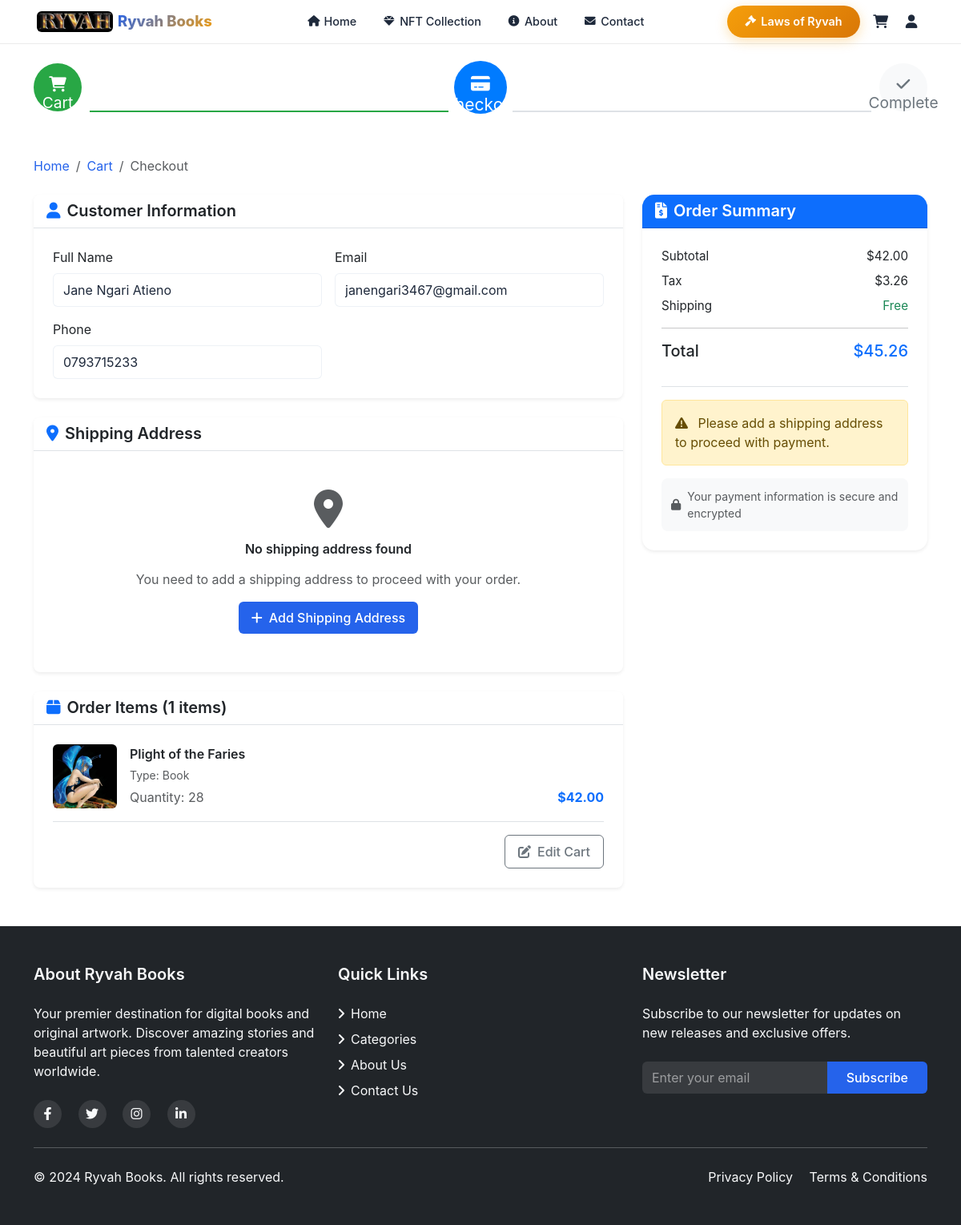
/checkout/index.php (signed in), run on the app's committed database.
### tables this page shows
CREATE TABLE IF NOT EXISTS `users` (
  `id` int NOT NULL AUTO_INCREMENT,
  `full_name` varchar(255) NOT NULL,
  `email` varchar(255) NOT NULL,
  `role` enum('Admin','Client','Employee') NOT NULL DEFAULT 'Client',
  `password` varchar(255) NOT NULL,
  `phone` varchar(20) DEFAULT NULL,
  `encryption_key` varchar(255) NOT NULL,
  `salt` varchar(255) NOT NULL,
  `iv` varchar(255) NOT NULL,
  `address` text,
  `city` varchar(100) DEFAULT NULL,
  `state` varchar(100) DEFAULT NULL,
  `postal_code` varchar(20) DEFAULT NULL,
  `created_at` timestamp NULL DEFAULT CURRENT_TIMESTAMP,
  PRIMARY KEY (`id`),
  UNIQUE KEY `email` (`email`)
);

CREATE TABLE IF NOT EXISTS `cart` (
  `id` int UNSIGNED NOT NULL AUTO_INCREMENT,
  `user_id` int UNSIGNED NOT NULL,
  `product_id` int UNSIGNED NOT NULL,
  `quantity` int UNSIGNED NOT NULL DEFAULT '1',
  `created_at` timestamp NULL DEFAULT CURRENT_TIMESTAMP,
  `updated_at` timestamp NULL DEFAULT CURRENT_TIMESTAMP ON UPDATE CURRENT_TIMESTAMP,
  PRIMARY KEY (`id`),
  UNIQUE KEY `unique_user_product` (`user_id`,`product_id`),
  KEY `idx_user_id` (`user_id`),
  KEY `idx_product_id` (`product_id`),
  KEY `idx_created_at` (`created_at`)
);

CREATE TABLE IF NOT EXISTS `products` (
  `id` int NOT NULL AUTO_INCREMENT,
  `type` enum('paint','ebook','book') NOT NULL,
  `sku` varchar(100) DEFAULT NULL,
  `name` varchar(255) DEFAULT NULL,
  `author` varchar(60) NOT NULL,
  `filepath` varchar(200) NOT NULL,
  `file_size` varchar(60) NOT NULL,
  `thumbs` varchar(80) NOT NULL,
  `price` decimal(10,2) DEFAULT NULL,
  `stock_quantity` int DEFAULT NULL,
  `description` text NOT NULL,
  `timestamp` timestamp NULL DEFAULT CURRENT_TIMESTAMP,
  `updated_at` timestamp NOT NULL ON UPDATE CURRENT_TIMESTAMP,
  `stock` int NOT NULL DEFAULT '0',
  PRIMARY KEY (`id`),
  UNIQUE KEY `sku` (`sku`),
  KEY `updated_by` (`timestamp`)
);

### checkout/index.php (the view, shortened to what the rows shown need)
<?php
require_once '../includes/bootstrap.php';
require_once '../includes/cart.php';
$cart_data = getCartItems();
$cart_items = $cart_data['items'];
$cart_total = $cart_data['total'];
$tax_rates = [];
$tax_amount = 0;
$stmt = $conn->prepare("SELECT product_type, tax_rate FROM tax_settings WHERE is_active = 1");
$stmt->execute();
$result = $stmt->get_result();
while ($row = $result->fetch_assoc()) {
    $tax_rates[$row['product_type']] = $row['tax_rate'];
}
foreach ($cart_items as $item) {
    if (isset($tax_rates[$item['type']])) {
        $item_tax = ($item['price'] * $item['quantity']) * ($tax_rates[$item['type']] / 100);
        $tax_amount += $item_tax;
    }
}
$grand_total = $cart_total + $tax_amount;
$stmt = $conn->prepare("SELECT * FROM addresses WHERE user_id = ? ORDER BY is_default DESC, created_at DESC");
$stmt->bind_param("i", $_SESSION['user_id']);
$stmt->execute();
$addresses = $stmt->get_result()->fetch_all(MYSQLI_ASSOC);
$stmt = $conn->prepare("SELECT full_name, email, phone FROM users WHERE id = ?");
$stmt->bind_param("i", $_SESSION['user_id']);
$stmt->execute();
$user_info = $stmt->get_result()->fetch_assoc();
include '../includes/layouts/header.php';
?>
<div class="container py-4">
    <?php if (empty($cart_items)): ?>
    <div class="empty-cart-container text-center py-5">
        <div class="empty-cart-icon mb-4">
            <i class="fas fa-shopping-cart fa-5x text-muted"></i>
        </div>
        <h3 class="mb-3">Your cart is empty</h3>
        <p class="text-muted mb-4">Add some amazing products to your cart before proceeding to checkout.</p>
        <a href="../pages/index" class="btn btn-primary btn-lg px-5">
            <i class="fas fa-arrow-left me-2"></i>Continue Shopping
        </a>
    </div>
    <?php else: ?>
    <div class="row g-4">
        <div class="col-lg-8">
            <div class="checkout-section mb-4">
                <div class="card border-0 shadow-sm">
                    <div class="card-header bg-white border-bottom">
                        <h5 class="mb-0">
                            <i class="fas fa-user me-2 text-primary"></i>Customer Information
                        </h5>
                    </div>
                    <div class="card-body p-4">
                        <div class="row g-3">
                            <div class="col-md-6">
                                <label class="form-label">Full Name</label>
                                <input type="text" class="form-control"
                                    value="<?php echo htmlspecialchars($user_info['full_name']); ?>" readonly>
                            </div>
                            <div class="col-md-6">
                                <label class="form-label">Email</label>
                                <input type="email" class="form-control"
                                    value="<?php echo htmlspecialchars($user_info['email']); ?>" readonly>
                            </div>
                            <div class="col-md-6">
                                <label class="form-label">Phone</label>
                                <input type="text" class="form-control"
                                    value="<?php echo htmlspecialchars($user_info['phone'] ?? 'Not provided'); ?>"
                                    readonly>
                            </div>
                        </div>
                    </div>
                </div>
            </div>
            <div class="checkout-section mb-4">
                <div class="card border-0 shadow-sm">
                    <div class="card-header bg-white border-bottom">
                        <h5 class="mb-0">
                            <i class="fas fa-map-marker-alt me-2 text-primary"></i>Shipping Address
                        </h5>
                    </div>
                    <div class="card-body p-4">
                        <?php if (!empty($addresses)): ?>
                        <div id="address-selection">
                            <?php foreach ($addresses as $index => $address): ?>
                            <div class="address-option mb-3">
                                <div class="form-check">
                                    <input class="form-check-input" type="radio" name="selected_address"
                                        id="address_<?php echo $address['id']; ?>" value="<?php echo $address['id']; ?>"
                                        <?php echo $address['is_default'] ? 'checked' : ''; ?>>
                                    <label class="form-check-label w-100" for="address_<?php echo $address['id']; ?>">
                                        <div class="address-card p-3 border rounded">
                                            <div class="d-flex justify-content-between align-items-start">
                                                <div>
                                                    <h6 class="mb-1">
                                                        <?php echo htmlspecialchars($address['label']); ?>
                                                        <?php if ($address['is_default']): ?>
                                                        <span class="badge bg-primary ms-2">Default</span>
                                                        <?php endif; ?>
                                                    </h6>
                                                    <p class="mb-1"><?php echo htmlspecialchars($address['street']); ?>
                                                    </p>
                                                    <p class="mb-0 text-muted">
                                                        <?php echo htmlspecialchars($address['city'] . ', ' . $address['state'] . ' ' . $address['postal_code']); ?>
                                                    </p>
                                                    <p class="mb-0 text-muted">
                                                        <?php echo htmlspecialchars($address['country']); ?></p>
                                                </div>
                                            </div>
                                        </div>
                                    </label>
                                </div>
                            </div>
                            <?php endforeach; ?>
                        </div>
                        <div class="mt-3">
                            <a href="../pages/addresses" class="btn btn-outline-primary">
                                <i class="fas fa-plus me-2"></i>Add New Address
                            </a>
                        </div>
                        <?php else: ?>
                        <div class="text-center py-4">
                            <i class="fas fa-map-marker-alt fa-3x text-muted mb-3"></i>
                            <h6 class="mb-3">No shipping address found</h6>
                            <p class="text-muted mb-3">You need to add a shipping address to proceed with your order.
                            </p>
                            <a href="../pages/addresses" class="btn btn-primary">
                                <i class="fas fa-plus me-2"></i>Add Shipping Address
                            </a>
                        </div>
                        <?php endif; ?>
                    </div>
                </div>
            </div>
            <div class="checkout-section mb-4">
                <div class="card border-0 shadow-sm">
                    <div class="card-header bg-white border-bottom">
                        <h5 class="mb-0">
                            <i class="fas fa-box me-2 text-primary"></i>Order Items (<?php echo count($cart_items); ?>
                            items)
                        </h5>
                    </div>
                    <div class="card-body p-4">
                        <div class="order-items">
                            <?php foreach ($cart_items as $item): ?>
                            <div class="order-item d-flex align-items-center mb-3 pb-3 border-bottom">
                                <div class="item-image me-3">
                                    <img src="../admin/<?php echo htmlspecialchars($item['thumbs']); ?>" class="rounded"
                                        alt="<?php echo htmlspecialchars($item['name']); ?>"
                                        style="width: 80px; height: 80px; object-fit: cover;">
                                </div>
                                <div class="item-details flex-grow-1">
                                    <h6 class="mb-1"><?php echo htmlspecialchars($item['name']); ?></h6>
                                    <p class="text-muted mb-1">
                                        <small>Type: <?php echo ucfirst($item['type']); ?></small>
                                    </p>
                                    <div class="d-flex justify-content-between align-items-center">
                                        <span class="text-muted">Quantity: <?php echo $item['quantity']; ?></span>
                                        <strong
                                            class="text-primary">$<?php echo number_format($item['price'] * $item['quantity'], 2); ?></strong>
                                    </div>
                                </div>
                            </div>
                            <?php endforeach; ?>
                        </div>
                        <div class="text-end mt-3">
                            <a href="../pages/cart" class="btn btn-outline-secondary">
                                <i class="fas fa-edit me-2"></i>Edit Cart
                            </a>
                        </div>
                    </div>
                </div>
            </div>
        </div>
        <div class="col-lg-4">
            <div class="order-summary-card">
                <div class="card border-0 shadow-sm sticky-top" style="top: 2rem;">
                    <div class="card-header bg-primary text-white">
                        <h5 class="mb-0">
                            <i class="fas fa-file-invoice-dollar me-2"></i>Order Summary
                        </h5>
                    </div>
                    <div class="card-body p-4">
                        <div class="price-breakdown mb-4">
                            <div class="d-flex justify-content-between mb-2">
                                <span>Subtotal</span>
                                <span>$<?php echo number_format($cart_total, 2); ?></span>
                            </div>
                            <div class="d-flex justify-content-between mb-2">
                                <span>Tax</span>
                                <span>$<?php echo number_format($tax_amount, 2); ?></span>
                            </div>
                            <div class="d-flex justify-content-between mb-3">
                                <span>Shipping</span>
                                <span class="text-success">Free</span>
                            </div>
                            <hr>
                            <div class="d-flex justify-content-between mb-4">
                                <strong class="h5">Total</strong>
                                <strong class="h5 text-primary">$<?php echo number_format($grand_total, 2); ?></strong>
                            </div>
                        </div>
                        <div class="payment-section">
                            <?php if (!empty($addresses)): ?>
                            <div class="payment-methods mb-3">
                                <h6 class="mb-3">Payment Method</h6>
                                <div class="payment-option">
                                    <div class="form-check mb-3">
                                        <input class="form-check-input" type="radio" name="payment_method"
                                            id="paypal_method" value="paypal" checked>
                                        <label class="form-check-label" for="paypal_method">
                                            <i class="fab fa-paypal me-2 text-primary"></i>PayPal or Debit/Credit Card
                                        </label>
                                    </div>
                                </div>
                            </div>
                            <div id="paypal-button-container" class="mb-3"></div>
                            <?php else: ?>
                            <div class="alert alert-warning">
                                <i class="fas fa-exclamation-triangle me-2"></i>
                                Please add a shipping address to proceed with payment.
                            </div>
                            <?php endif; ?>
                            <div class="security-info">
                                <small class="text-muted d-flex align-items-center">
                                    <i class="fas fa-lock me-2"></i>
                                    Your payment information is secure and encrypted
                                </small>
                            </div>
                        </div>
                    </div>
                </div>
            </div>
        </div>
    </div>
    <?php endif; ?>
</div>

### data on the page
users: full_name "Jane Ngari Atieno", email "janengari3467@gmail.com", phone "0793715233"
cart: product.thumbs (picture), product.name "Plight of the Faries", product.type "Book", quantity "28", $item['price'] * $item['quantity'] "42.00"

### other printed values
count($cart_items) "1"
$cart_total "42.00"
$tax_amount "3.26"
$grand_total "45.26"
